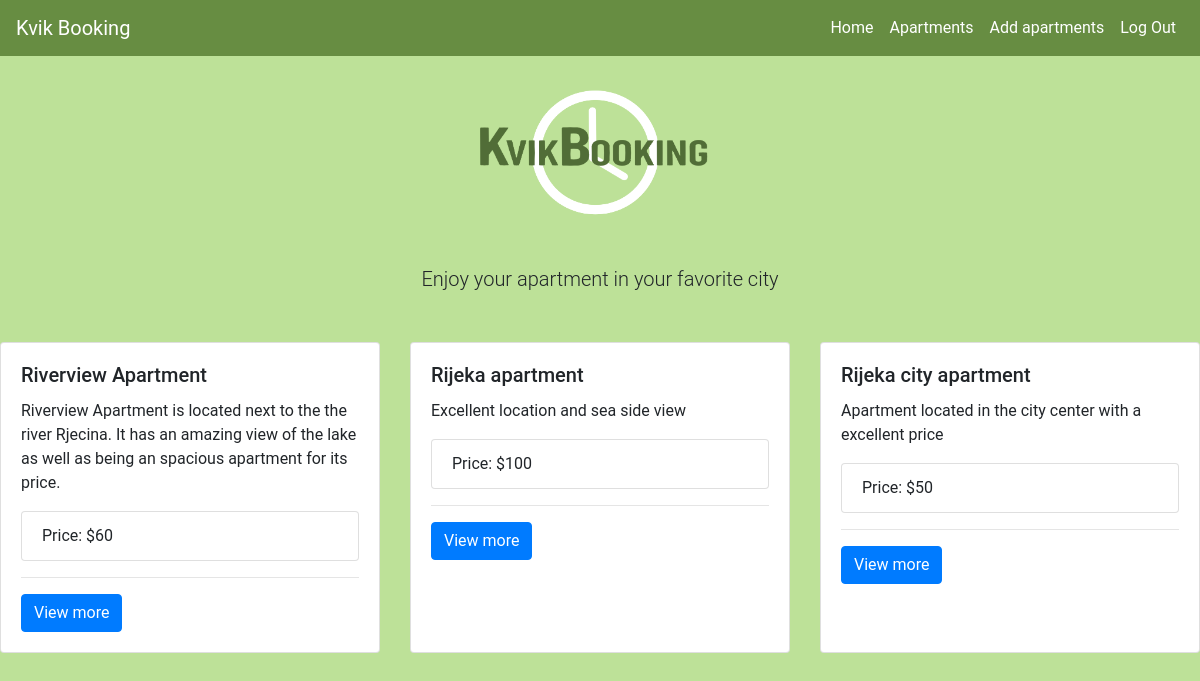
The app's page /city.php?city=rijeka (signed in) with its own data.
### tables this page shows
CREATE TABLE `kvikApartments` (
  `id` int NOT NULL,
  `title` varchar(255) NOT NULL,
  `description` varchar(1000) NOT NULL,
  `img` varchar(255) DEFAULT NULL,
  `price` int NOT NULL,
  `balconies` int NOT NULL,
  `rooms` int NOT NULL,
  `owner` varchar(255) NOT NULL,
  `address` varchar(255) NOT NULL,
  `city` varchar(255) NOT NULL,
  `country` varchar(255) NOT NULL
);

### database.php (the view, shortened to what this page needs)
<?php
class ApartmentsDatabase
{
    private $conn;
    function connect()
    {
        $this->conn = mysqli_connect('localhost', 'mxm9894', 'Competitor9=opprobrium', 'mxm9894');
    }
    function fetchAllApartmentsByCity($city)
    {
        $query = "select * from kvikApartments where city = '$city'";
        $result = $this->conn->query($query);
        if ($result->num_rows > 0) {
            while ($row = $result->fetch_assoc()) {
                echo '<div class="card">';
                echo '<div class="card-body">';
                echo '<h5 class="card-title">' . $row["title"] . '</h5>';
                echo '<p class="card-text">' . $row["description"] . '</p>';
                echo '<ul class="list-group">';
                echo '<li class="list-group-item">Price: $' . $row["price"];
                echo '</ul>';
                echo '<hr>';
                echo '<a href="description.php?id=' . $row["id"] . '" class="btn btn-primary">View more</a>';
                echo '</div>';
                echo '</div>';
            }
        }
    }
}

### src/css/style.css (style rules this page uses)
html { background-color: #BDE198; }
*, *::before, *::after { box-sizing: border-box; }
body { margin: 0; font-family: Roboto, -apple-system, 'Helvetica Neue', 'Segoe UI', Arial, sans-serif; }

### records on screen
kvikapartments: title "Riverview Apartment", description "Riverview Apartment is located next to the the river Rjecina. It has an amazing view of the lake as well as being an spacious apartment for its price.", price "60"
kvikapartments: title "Rijeka apartment", description "Excellent location and sea side view", price "100"
kvikapartments: title "Rijeka city apartment", description "Apartment located in the city center with a excellent price", price "50"
